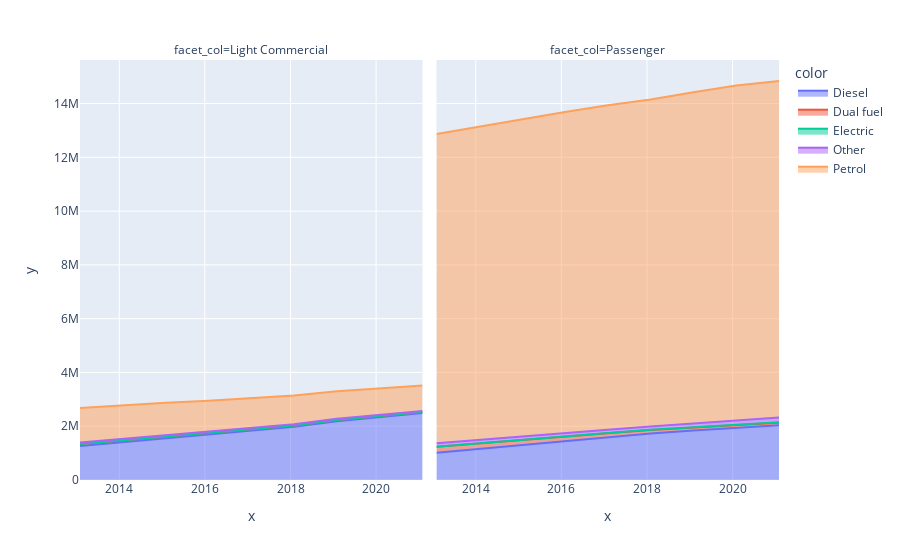
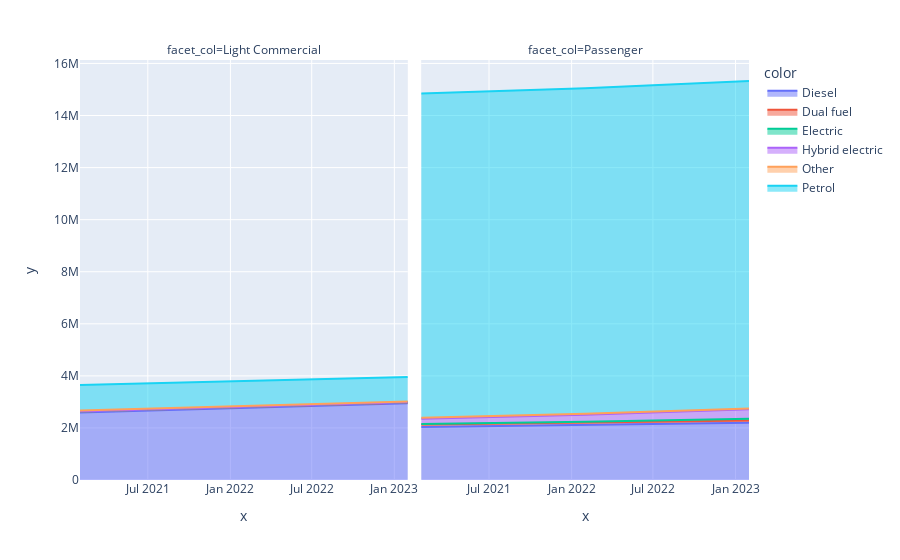
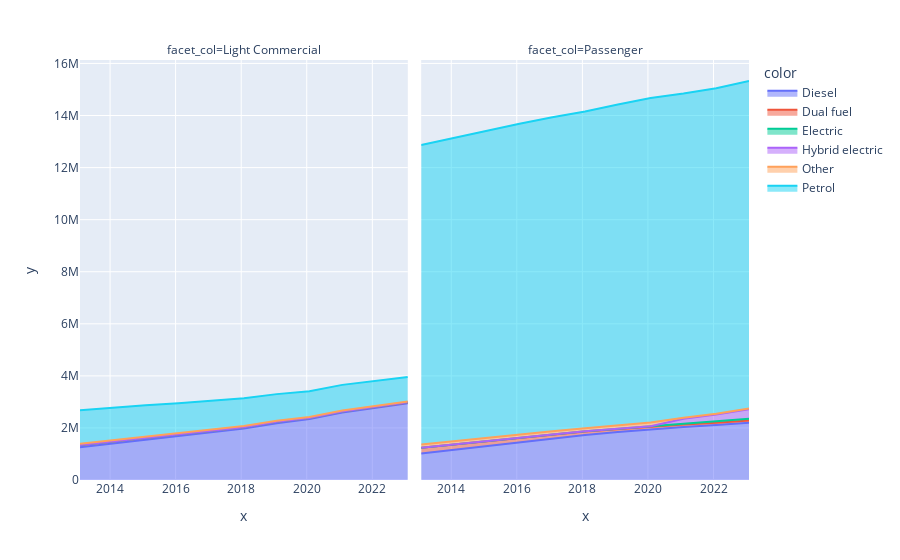

Notebook cell for these charts, in order:
### Code cell
def plot_national_by_fuel_type(df1):
    def aggregate(df_in):
        return (
            df_in.groupby(["Fuel Type", "Vehicle Type"])
            .sum()
            .drop(columns=["State", "Postcode"], axis=1)
            .reset_index()
            .melt(id_vars=["Fuel Type", "Vehicle Type"], var_name="Date", value_name="Count")
        )

    df = aggregate(df1)
    fig = px.area(x=df["Date"], y=df["Count"], color=df["Fuel Type"], facet_col=df["Vehicle Type"], groupnorm=None)
    fig.show()

plot_national_by_fuel_type(abs_df)
plot_national_by_fuel_type(bitre_df)
if "2021-01-31" in abs_df.columns:
    abs_df.drop(columns=["2021-01-31"], inplace=True)
combined_df = abs_df.merge(bitre_df, how="outer")
plot_national_by_fuel_type(combined_df)

### Figure 1 — Plotly figure (JSON) as saved in the notebook; plotly's stock layout.template omitted (floating-point values rounded to 4 significant figures)
{"data": [{"fillpattern": {"shape": ""}, "hovertemplate": "color=Diesel<br>facet_col=Light Commercial<br>x=%{x}<br>y=%{y}<extra></extra>", "legendgroup": "Diesel", "line": {"color": "#636efa"}, "marker": {"symbol": "circle"}, "mode": "lines", "name": "Diesel", "orientation": "v", "showlegend": true, "stackgroup": "1", "type": "scatter", "x": ["2013-01-31", "2014-01-31", "2015-01-31", "2016-01-31", "2017-01-31", "2018-01-31", "2019-01-31", "2020-01-31", "2021-01-31"], "xaxis": "x", "y": [1260838, 1404684, 1539444, 1673127, 1817021, 1977665, 2183723, 2339785, 2487384], "yaxis": "y"}, {"fillpattern": {"shape": ""}, "hovertemplate": "color=Diesel<br>facet_col=Passenger<br>x=%{x}<br>y=%{y}<extra></extra>", "legendgroup": "Diesel", "line": {"color": "#636efa"}, "marker": {"symbol": "circle"}, "mode": "lines", "name": "Diesel", "orientation": "v", "showlegend": false, "stackgroup": "1", "type": "scatter", "x": ["2013-01-31", "2014-01-31", "2015-01-31", "2016-01-31", "2017-01-31", "2018-01-31", "2019-01-31", "2020-01-31", "2021-01-31"], "xaxis": "x2", "y": [1014461, 1162922, 1305978, 1446711, 1594102, 1732206, 1840778, 1947727, 2035602], "yaxis": "y2"}, {"fillpattern": {"shape": ""}, "hovertemplate": "color=Dual fuel<br>facet_col=Light Commercial<br>x=%{x}<br>y=%{y}<extra></extra>", "legendgroup": "Dual fuel", "line": {"color": "#EF553B"}, "marker": {"symbol": "circle"}, "mode": "lines", "name": "Dual fuel", "orientation": "v", "showlegend": true, "stackgroup": "1", "type": "scatter", "x": ["2013-01-31", "2014-01-31", "2015-01-31", "2016-01-31", "2017-01-31", "2018-01-31", "2019-01-31", "2020-01-31", "2021-01-31"], "xaxis": "x", "y": [81415, 76016, 70605, 64548, 58669, 52206, 48596, 41157, 36993], "yaxis": "y"}, {"fillpattern": {"shape": ""}, "hovertemplate": "color=Dual fuel<br>facet_col=Passenger<br>x=%{x}<br>y=%{y}<extra></extra>", "legendgroup": "Dual fuel", "line": {"color": "#EF553B"}, "marker": {"symbol": "circle"}, "mode": "lines", "name": "Dual fuel", "orientation": "v", "showlegend": false, "stackgroup": "1", "type": "scatter", "x": ["2013-01-31", "2014-01-31", "2015-01-31", "2016-01-31", "2017-01-31", "2018-01-31", "2019-01-31", "2020-01-31", "2021-01-31"], "xaxis": "x2", "y": [219862, 203447, 185181, 166827, 148256, 130560, 118254, 104382, 95146], "yaxis": "y2"}, {"fillpattern": {"shape": ""}, "hovertemplate": "color=Electric<br>facet_col=Light Commercial<br>x=%{x}<br>y=%{y}<extra></extra>", "legendgroup": "Electric", "line": {"color": "#00cc96"}, "marker": {"symbol": "circle"}, "mode": "lines", "name": "Electric", "orientation": "v", "showlegend": true, "stackgroup": "1", "type": "scatter", "x": ["2013-01-31", "2014-01-31", "2015-01-31", "2016-01-31", "2017-01-31", "2018-01-31", "2019-01-31", "2020-01-31", "2021-01-31"], "xaxis": "x", "y": [71, 58, 57, 102, 99, 116, 151, 216, 215], "yaxis": "y"}, {"fillpattern": {"shape": ""}, "hovertemplate": "color=Electric<br>facet_col=Passenger<br>x=%{x}<br>y=%{y}<extra></extra>", "legendgroup": "Electric", "line": {"color": "#00cc96"}, "marker": {"symbol": "circle"}, "mode": "lines", "name": "Electric", "orientation": "v", "showlegend": false, "stackgroup": "1", "type": "scatter", "x": ["2013-01-31", "2014-01-31", "2015-01-31", "2016-01-31", "2017-01-31", "2018-01-31", "2019-01-31", "2020-01-31", "2021-01-31"], "xaxis": "x2", "y": [2930, 3480, 3945, 4924, 5938, 7674, 6724, 12698, 20051], "yaxis": "y2"}, {"fillpattern": {"shape": ""}, "hovertemplate": "color=Other<br>facet_col=Light Commercial<br>x=%{x}<br>y=%{y}<extra></extra>", "legendgroup": "Other", "line": {"color": "#ab63fa"}, "marker": {"symbol": "circle"}, "mode": "lines", "name": "Other", "orientation": "v", "showlegend": true, "stackgroup": "1", "type": "scatter", "x": ["2013-01-31", "2014-01-31", "2015-01-31", "2016-01-31", "2017-01-31", "2018-01-31", "2019-01-31", "2020-01-31", "2021-01-31"], "xaxis": "x", "y": [52586, 52702, 51480, 49853, 47980, 45294, 43458, 42012, 40212], "yaxis": "y"}, {"fillpattern": {"shape": ""}, "hovertemplate": "color=Other<br>facet_col=Passenger<br>x=%{x}<br>y=%{y}<extra></extra>", "legendgroup": "Other", "line": {"color": "#ab63fa"}, "marker": {"symbol": "circle"}, "mode": "lines", "name": "Other", "orientation": "v", "showlegend": false, "stackgroup": "1", "type": "scatter", "x": ["2013-01-31", "2014-01-31", "2015-01-31", "2016-01-31", "2017-01-31", "2018-01-31", "2019-01-31", "2020-01-31", "2021-01-31"], "xaxis": "x2", "y": [127143, 127439, 125585, 123266, 122365, 120198, 129244, 143925, 173756], "yaxis": "y2"}, {"fillpattern": {"shape": ""}, "hovertemplate": "color=Petrol<br>facet_col=Light Commercial<br>x=%{x}<br>y=%{y}<extra></extra>", "legendgroup": "Petrol", "line": {"color": "#FFA15A"}, "marker": {"symbol": "circle"}, "mode": "lines", "name": "Petrol", "orientation": "v", "showlegend": true, "stackgroup": "1", "type": "scatter", "x": ["2013-01-31", "2014-01-31", "2015-01-31", "2016-01-31", "2017-01-31", "2018-01-31", "2019-01-31", "2020-01-31", "2021-01-31"], "xaxis": "x", "y": [1285092, 1251691, 1209474, 1160038, 1115534, 1066871, 1022598, 982809, 952759], "yaxis": "y"}, {"fillpattern": {"shape": ""}, "hovertemplate": "color=Petrol<br>facet_col=Passenger<br>x=%{x}<br>y=%{y}<extra></extra>", "legendgroup": "Petrol", "line": {"color": "#FFA15A"}, "marker": {"symbol": "circle"}, "mode": "lines", "name": "Petrol", "orientation": "v", "showlegend": false, "stackgroup": "1", "type": "scatter", "x": ["2013-01-31", "2014-01-31", "2015-01-31", "2016-01-31", "2017-01-31", "2018-01-31", "2019-01-31", "2020-01-31", "2021-01-31"], "xaxis": "x2", "y": [11504777, 11646768, 11802261, 11941699, 12064864, 12163800, 12330044, 12466755, 12514684], "yaxis": "y2"}], "layout": {"annotations": [{"font": {}, "showarrow": false, "text": "facet_col=Light Commercial", "x": 0.245, "xanchor": "center", "xref": "paper", "y": 1, "yanchor": "bottom", "yref": "paper"}, {"font": {}, "showarrow": false, "text": "facet_col=Passenger", "x": 0.755, "xanchor": "center", "xref": "paper", "y": 1, "yanchor": "bottom", "yref": "paper"}], "legend": {"title": {"text": "color"}, "tracegroupgap": 0}, "margin": {"t": 60}, "xaxis": {"anchor": "y", "domain": [0, 0.49], "title": {"text": "x"}}, "xaxis2": {"anchor": "y2", "domain": [0.51, 1], "matches": "x", "title": {"text": "x"}}, "yaxis": {"anchor": "x", "domain": [0, 1], "title": {"text": "y"}}, "yaxis2": {"anchor": "x2", "domain": [0, 1], "matches": "y", "showticklabels": false}}}

### Figure 2 — Plotly figure (JSON) as saved in the notebook; plotly's stock layout.template omitted (floating-point values rounded to 4 significant figures)
{"data": [{"fillpattern": {"shape": ""}, "hovertemplate": "color=Diesel<br>facet_col=Light Commercial<br>x=%{x}<br>y=%{y}<extra></extra>", "legendgroup": "Diesel", "line": {"color": "#636efa"}, "marker": {"symbol": "circle"}, "mode": "lines", "name": "Diesel", "orientation": "v", "showlegend": true, "stackgroup": "1", "type": "scatter", "x": ["2021-01-31", "2022-01-31", "2023-01-31"], "xaxis": "x", "y": [2590491, 2774030, 2944953], "yaxis": "y"}, {"fillpattern": {"shape": ""}, "hovertemplate": "color=Diesel<br>facet_col=Passenger<br>x=%{x}<br>y=%{y}<extra></extra>", "legendgroup": "Diesel", "line": {"color": "#636efa"}, "marker": {"symbol": "circle"}, "mode": "lines", "name": "Diesel", "orientation": "v", "showlegend": false, "stackgroup": "1", "type": "scatter", "x": ["2021-01-31", "2022-01-31", "2023-01-31"], "xaxis": "x2", "y": [2035410, 2112299, 2201977], "yaxis": "y2"}, {"fillpattern": {"shape": ""}, "hovertemplate": "color=Dual fuel<br>facet_col=Light Commercial<br>x=%{x}<br>y=%{y}<extra></extra>", "legendgroup": "Dual fuel", "line": {"color": "#EF553B"}, "marker": {"symbol": "circle"}, "mode": "lines", "name": "Dual fuel", "orientation": "v", "showlegend": true, "stackgroup": "1", "type": "scatter", "x": ["2021-01-31", "2022-01-31", "2023-01-31"], "xaxis": "x", "y": [43674, 39708, 36173], "yaxis": "y"}, {"fillpattern": {"shape": ""}, "hovertemplate": "color=Dual fuel<br>facet_col=Passenger<br>x=%{x}<br>y=%{y}<extra></extra>", "legendgroup": "Dual fuel", "line": {"color": "#EF553B"}, "marker": {"symbol": "circle"}, "mode": "lines", "name": "Dual fuel", "orientation": "v", "showlegend": false, "stackgroup": "1", "type": "scatter", "x": ["2021-01-31", "2022-01-31", "2023-01-31"], "xaxis": "x2", "y": [98243, 88233, 80774], "yaxis": "y2"}, {"fillpattern": {"shape": ""}, "hovertemplate": "color=Electric<br>facet_col=Light Commercial<br>x=%{x}<br>y=%{y}<extra></extra>", "legendgroup": "Electric", "line": {"color": "#00cc96"}, "marker": {"symbol": "circle"}, "mode": "lines", "name": "Electric", "orientation": "v", "showlegend": true, "stackgroup": "1", "type": "scatter", "x": ["2021-01-31", "2022-01-31", "2023-01-31"], "xaxis": "x", "y": [241, 343, 531], "yaxis": "y"}, {"fillpattern": {"shape": ""}, "hovertemplate": "color=Electric<br>facet_col=Passenger<br>x=%{x}<br>y=%{y}<extra></extra>", "legendgroup": "Electric", "line": {"color": "#00cc96"}, "marker": {"symbol": "circle"}, "mode": "lines", "name": "Electric", "orientation": "v", "showlegend": false, "stackgroup": "1", "type": "scatter", "x": ["2021-01-31", "2022-01-31", "2023-01-31"], "xaxis": "x2", "y": [15760, 33866, 72358], "yaxis": "y2"}, {"fillpattern": {"shape": ""}, "hovertemplate": "color=Hybrid electric<br>facet_col=Light Commercial<br>x=%{x}<br>y=%{y}<extra></extra>", "legendgroup": "Hybrid electric", "line": {"color": "#ab63fa"}, "marker": {"symbol": "circle"}, "mode": "lines", "name": "Hybrid electric", "orientation": "v", "showlegend": true, "stackgroup": "1", "type": "scatter", "x": ["2021-01-31", "2022-01-31", "2023-01-31"], "xaxis": "x", "y": [96, 329, 906], "yaxis": "y"}, {"fillpattern": {"shape": ""}, "hovertemplate": "color=Hybrid electric<br>facet_col=Passenger<br>x=%{x}<br>y=%{y}<extra></extra>", "legendgroup": "Hybrid electric", "line": {"color": "#ab63fa"}, "marker": {"symbol": "circle"}, "mode": "lines", "name": "Hybrid electric", "orientation": "v", "showlegend": false, "stackgroup": "1", "type": "scatter", "x": ["2021-01-31", "2022-01-31", "2023-01-31"], "xaxis": "x2", "y": [204663, 276409, 361691], "yaxis": "y2"}, {"fillpattern": {"shape": ""}, "hovertemplate": "color=Other<br>facet_col=Light Commercial<br>x=%{x}<br>y=%{y}<extra></extra>", "legendgroup": "Other", "line": {"color": "#FFA15A"}, "marker": {"symbol": "circle"}, "mode": "lines", "name": "Other", "orientation": "v", "showlegend": true, "stackgroup": "1", "type": "scatter", "x": ["2021-01-31", "2022-01-31", "2023-01-31"], "xaxis": "x", "y": [31351, 29844, 28246], "yaxis": "y"}, {"fillpattern": {"shape": ""}, "hovertemplate": "color=Other<br>facet_col=Passenger<br>x=%{x}<br>y=%{y}<extra></extra>", "legendgroup": "Other", "line": {"color": "#FFA15A"}, "marker": {"symbol": "circle"}, "mode": "lines", "name": "Other", "orientation": "v", "showlegend": false, "stackgroup": "1", "type": "scatter", "x": ["2021-01-31", "2022-01-31", "2023-01-31"], "xaxis": "x2", "y": [37522, 34288, 31630], "yaxis": "y2"}, {"fillpattern": {"shape": ""}, "hovertemplate": "color=Petrol<br>facet_col=Light Commercial<br>x=%{x}<br>y=%{y}<extra></extra>", "legendgroup": "Petrol", "line": {"color": "#19d3f3"}, "marker": {"symbol": "circle"}, "mode": "lines", "name": "Petrol", "orientation": "v", "showlegend": true, "stackgroup": "1", "type": "scatter", "x": ["2021-01-31", "2022-01-31", "2023-01-31"], "xaxis": "x", "y": [987550, 962172, 941416], "yaxis": "y"}, {"fillpattern": {"shape": ""}, "hovertemplate": "color=Petrol<br>facet_col=Passenger<br>x=%{x}<br>y=%{y}<extra></extra>", "legendgroup": "Petrol", "line": {"color": "#19d3f3"}, "marker": {"symbol": "circle"}, "mode": "lines", "name": "Petrol", "orientation": "v", "showlegend": false, "stackgroup": "1", "type": "scatter", "x": ["2021-01-31", "2022-01-31", "2023-01-31"], "xaxis": "x2", "y": [12450097, 12505566, 12576951], "yaxis": "y2"}], "layout": {"annotations": [{"font": {}, "showarrow": false, "text": "facet_col=Light Commercial", "x": 0.245, "xanchor": "center", "xref": "paper", "y": 1, "yanchor": "bottom", "yref": "paper"}, {"font": {}, "showarrow": false, "text": "facet_col=Passenger", "x": 0.755, "xanchor": "center", "xref": "paper", "y": 1, "yanchor": "bottom", "yref": "paper"}], "legend": {"title": {"text": "color"}, "tracegroupgap": 0}, "margin": {"t": 60}, "xaxis": {"anchor": "y", "domain": [0, 0.49], "title": {"text": "x"}}, "xaxis2": {"anchor": "y2", "domain": [0.51, 1], "matches": "x", "title": {"text": "x"}}, "yaxis": {"anchor": "x", "domain": [0, 1], "title": {"text": "y"}}, "yaxis2": {"anchor": "x2", "domain": [0, 1], "matches": "y", "showticklabels": false}}}

### Figure 3 — Plotly figure (JSON) as saved in the notebook; plotly's stock layout.template omitted (floating-point values rounded to 4 significant figures)
{"data": [{"fillpattern": {"shape": ""}, "hovertemplate": "color=Diesel<br>facet_col=Light Commercial<br>x=%{x}<br>y=%{y}<extra></extra>", "legendgroup": "Diesel", "line": {"color": "#636efa"}, "marker": {"symbol": "circle"}, "mode": "lines", "name": "Diesel", "orientation": "v", "showlegend": true, "stackgroup": "1", "type": "scatter", "x": ["2013-01-31", "2014-01-31", "2015-01-31", "2016-01-31", "2017-01-31", "2018-01-31", "2019-01-31", "2020-01-31", "2021-01-31", "2022-01-31", "2023-01-31"], "xaxis": "x", "y": [1260838, 1404684, 1539444, 1673127, 1817021, 1977665, 2183723, 2339785, 2590491, 2774030, 2944953], "yaxis": "y"}, {"fillpattern": {"shape": ""}, "hovertemplate": "color=Diesel<br>facet_col=Passenger<br>x=%{x}<br>y=%{y}<extra></extra>", "legendgroup": "Diesel", "line": {"color": "#636efa"}, "marker": {"symbol": "circle"}, "mode": "lines", "name": "Diesel", "orientation": "v", "showlegend": false, "stackgroup": "1", "type": "scatter", "x": ["2013-01-31", "2014-01-31", "2015-01-31", "2016-01-31", "2017-01-31", "2018-01-31", "2019-01-31", "2020-01-31", "2021-01-31", "2022-01-31", "2023-01-31"], "xaxis": "x2", "y": [1014461, 1162922, 1305978, 1446711, 1594102, 1732206, 1840778, 1947727, 2035410, 2112299, 2201977], "yaxis": "y2"}, {"fillpattern": {"shape": ""}, "hovertemplate": "color=Dual fuel<br>facet_col=Light Commercial<br>x=%{x}<br>y=%{y}<extra></extra>", "legendgroup": "Dual fuel", "line": {"color": "#EF553B"}, "marker": {"symbol": "circle"}, "mode": "lines", "name": "Dual fuel", "orientation": "v", "showlegend": true, "stackgroup": "1", "type": "scatter", "x": ["2013-01-31", "2014-01-31", "2015-01-31", "2016-01-31", "2017-01-31", "2018-01-31", "2019-01-31", "2020-01-31", "2021-01-31", "2022-01-31", "2023-01-31"], "xaxis": "x", "y": [81415, 76016, 70605, 64548, 58669, 52206, 48596, 41157, 43674, 39708, 36173], "yaxis": "y"}, {"fillpattern": {"shape": ""}, "hovertemplate": "color=Dual fuel<br>facet_col=Passenger<br>x=%{x}<br>y=%{y}<extra></extra>", "legendgroup": "Dual fuel", "line": {"color": "#EF553B"}, "marker": {"symbol": "circle"}, "mode": "lines", "name": "Dual fuel", "orientation": "v", "showlegend": false, "stackgroup": "1", "type": "scatter", "x": ["2013-01-31", "2014-01-31", "2015-01-31", "2016-01-31", "2017-01-31", "2018-01-31", "2019-01-31", "2020-01-31", "2021-01-31", "2022-01-31", "2023-01-31"], "xaxis": "x2", "y": [219862, 203447, 185181, 166827, 148256, 130560, 118254, 104382, 98243, 88233, 80774], "yaxis": "y2"}, {"fillpattern": {"shape": ""}, "hovertemplate": "color=Electric<br>facet_col=Light Commercial<br>x=%{x}<br>y=%{y}<extra></extra>", "legendgroup": "Electric", "line": {"color": "#00cc96"}, "marker": {"symbol": "circle"}, "mode": "lines", "name": "Electric", "orientation": "v", "showlegend": true, "stackgroup": "1", "type": "scatter", "x": ["2013-01-31", "2014-01-31", "2015-01-31", "2016-01-31", "2017-01-31", "2018-01-31", "2019-01-31", "2020-01-31", "2021-01-31", "2022-01-31", "2023-01-31"], "xaxis": "x", "y": [71, 58, 57, 102, 99, 116, 151, 216, 241, 343, 531], "yaxis": "y"}, {"fillpattern": {"shape": ""}, "hovertemplate": "color=Electric<br>facet_col=Passenger<br>x=%{x}<br>y=%{y}<extra></extra>", "legendgroup": "Electric", "line": {"color": "#00cc96"}, "marker": {"symbol": "circle"}, "mode": "lines", "name": "Electric", "orientation": "v", "showlegend": false, "stackgroup": "1", "type": "scatter", "x": ["2013-01-31", "2014-01-31", "2015-01-31", "2016-01-31", "2017-01-31", "2018-01-31", "2019-01-31", "2020-01-31", "2021-01-31", "2022-01-31", "2023-01-31"], "xaxis": "x2", "y": [2930, 3480, 3945, 4924, 5938, 7674, 6724, 12698, 15760, 33866, 72358], "yaxis": "y2"}, {"fillpattern": {"shape": ""}, "hovertemplate": "color=Hybrid electric<br>facet_col=Light Commercial<br>x=%{x}<br>y=%{y}<extra></extra>", "legendgroup": "Hybrid electric", "line": {"color": "#ab63fa"}, "marker": {"symbol": "circle"}, "mode": "lines", "name": "Hybrid electric", "orientation": "v", "showlegend": true, "stackgroup": "1", "type": "scatter", "x": ["2013-01-31", "2014-01-31", "2015-01-31", "2016-01-31", "2017-01-31", "2018-01-31", "2019-01-31", "2020-01-31", "2021-01-31", "2022-01-31", "2023-01-31"], "xaxis": "x", "y": [0, 0, 0, 0, 0, 0, 0, 0, 96, 329, 906], "yaxis": "y"}, {"fillpattern": {"shape": ""}, "hovertemplate": "color=Hybrid electric<br>facet_col=Passenger<br>x=%{x}<br>y=%{y}<extra></extra>", "legendgroup": "Hybrid electric", "line": {"color": "#ab63fa"}, "marker": {"symbol": "circle"}, "mode": "lines", "name": "Hybrid electric", "orientation": "v", "showlegend": false, "stackgroup": "1", "type": "scatter", "x": ["2013-01-31", "2014-01-31", "2015-01-31", "2016-01-31", "2017-01-31", "2018-01-31", "2019-01-31", "2020-01-31", "2021-01-31", "2022-01-31", "2023-01-31"], "xaxis": "x2", "y": [0, 0, 0, 0, 0, 0, 0, 0, 204663, 276409, 361691], "yaxis": "y2"}, {"fillpattern": {"shape": ""}, "hovertemplate": "color=Other<br>facet_col=Light Commercial<br>x=%{x}<br>y=%{y}<extra></extra>", "legendgroup": "Other", "line": {"color": "#FFA15A"}, "marker": {"symbol": "circle"}, "mode": "lines", "name": "Other", "orientation": "v", "showlegend": true, "stackgroup": "1", "type": "scatter", "x": ["2013-01-31", "2014-01-31", "2015-01-31", "2016-01-31", "2017-01-31", "2018-01-31", "2019-01-31", "2020-01-31", "2021-01-31", "2022-01-31", "2023-01-31"], "xaxis": "x", "y": [52586, 52702, 51480, 49853, 47980, 45294, 43458, 42012, 31351, 29844, 28246], "yaxis": "y"}, {"fillpattern": {"shape": ""}, "hovertemplate": "color=Other<br>facet_col=Passenger<br>x=%{x}<br>y=%{y}<extra></extra>", "legendgroup": "Other", "line": {"color": "#FFA15A"}, "marker": {"symbol": "circle"}, "mode": "lines", "name": "Other", "orientation": "v", "showlegend": false, "stackgroup": "1", "type": "scatter", "x": ["2013-01-31", "2014-01-31", "2015-01-31", "2016-01-31", "2017-01-31", "2018-01-31", "2019-01-31", "2020-01-31", "2021-01-31", "2022-01-31", "2023-01-31"], "xaxis": "x2", "y": [127143, 127439, 125585, 123266, 122365, 120198, 129244, 143925, 37522, 34288, 31630], "yaxis": "y2"}, {"fillpattern": {"shape": ""}, "hovertemplate": "color=Petrol<br>facet_col=Light Commercial<br>x=%{x}<br>y=%{y}<extra></extra>", "legendgroup": "Petrol", "line": {"color": "#19d3f3"}, "marker": {"symbol": "circle"}, "mode": "lines", "name": "Petrol", "orientation": "v", "showlegend": true, "stackgroup": "1", "type": "scatter", "x": ["2013-01-31", "2014-01-31", "2015-01-31", "2016-01-31", "2017-01-31", "2018-01-31", "2019-01-31", "2020-01-31", "2021-01-31", "2022-01-31", "2023-01-31"], "xaxis": "x", "y": [1285092, 1251691, 1209474, 1160038, 1115534, 1066871, 1022598, 982809, 987550, 962172, 941416], "yaxis": "y"}, {"fillpattern": {"shape": ""}, "hovertemplate": "color=Petrol<br>facet_col=Passenger<br>x=%{x}<br>y=%{y}<extra></extra>", "legendgroup": "Petrol", "line": {"color": "#19d3f3"}, "marker": {"symbol": "circle"}, "mode": "lines", "name": "Petrol", "orientation": "v", "showlegend": false, "stackgroup": "1", "type": "scatter", "x": ["2013-01-31", "2014-01-31", "2015-01-31", "2016-01-31", "2017-01-31", "2018-01-31", "2019-01-31", "2020-01-31", "2021-01-31", "2022-01-31", "2023-01-31"], "xaxis": "x2", "y": [11504777, 11646768, 11802261, 11941699, 12064864, 12163800, 12330044, 12466755, 12450097, 12505566, 12576951], "yaxis": "y2"}], "layout": {"annotations": [{"font": {}, "showarrow": false, "text": "facet_col=Light Commercial", "x": 0.245, "xanchor": "center", "xref": "paper", "y": 1, "yanchor": "bottom", "yref": "paper"}, {"font": {}, "showarrow": false, "text": "facet_col=Passenger", "x": 0.755, "xanchor": "center", "xref": "paper", "y": 1, "yanchor": "bottom", "yref": "paper"}], "legend": {"title": {"text": "color"}, "tracegroupgap": 0}, "margin": {"t": 60}, "xaxis": {"anchor": "y", "domain": [0, 0.49], "title": {"text": "x"}}, "xaxis2": {"anchor": "y2", "domain": [0.51, 1], "matches": "x", "title": {"text": "x"}}, "yaxis": {"anchor": "x", "domain": [0, 1], "title": {"text": "y"}}, "yaxis2": {"anchor": "x2", "domain": [0, 1], "matches": "y", "showticklabels": false}}}
